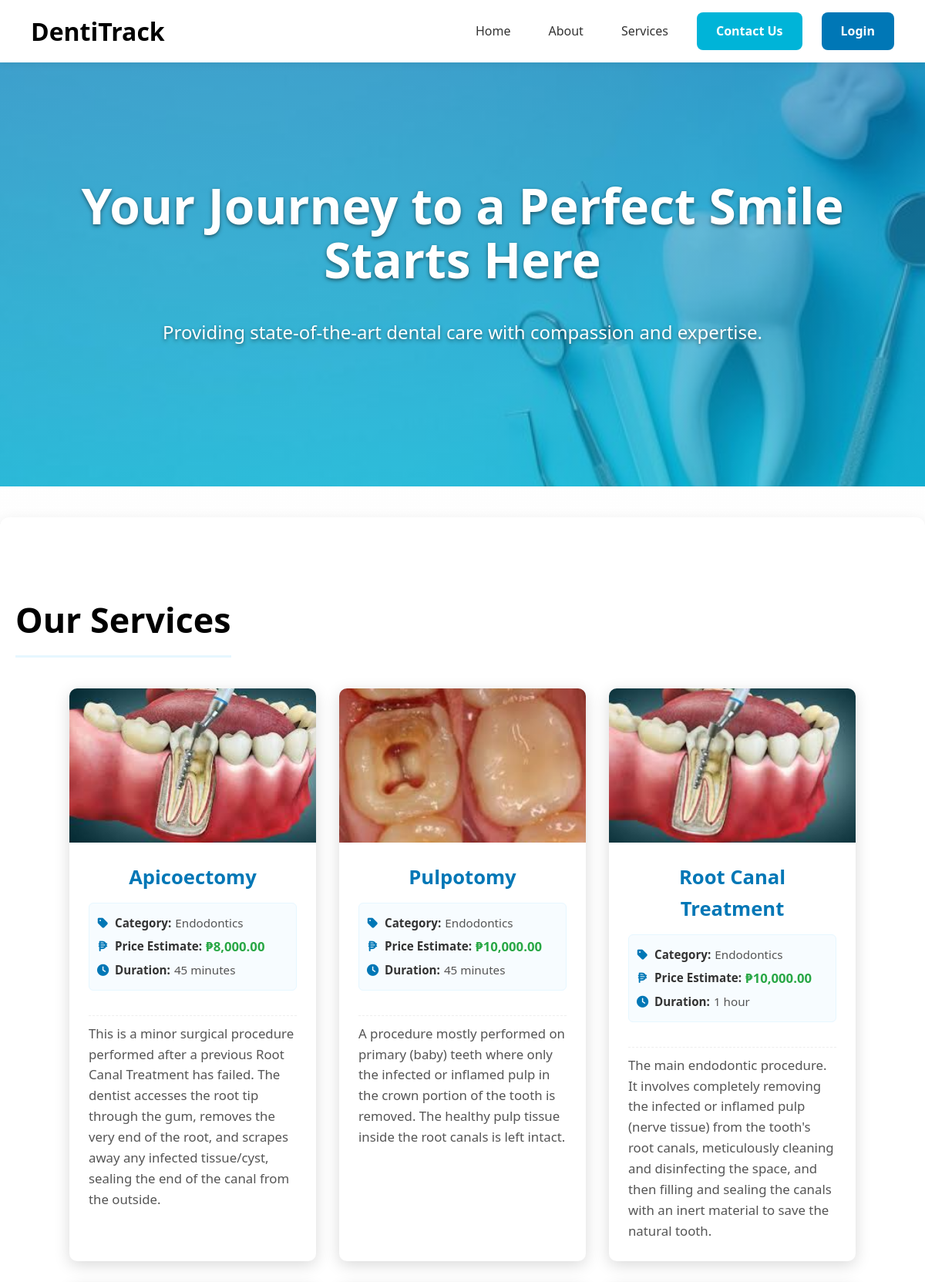
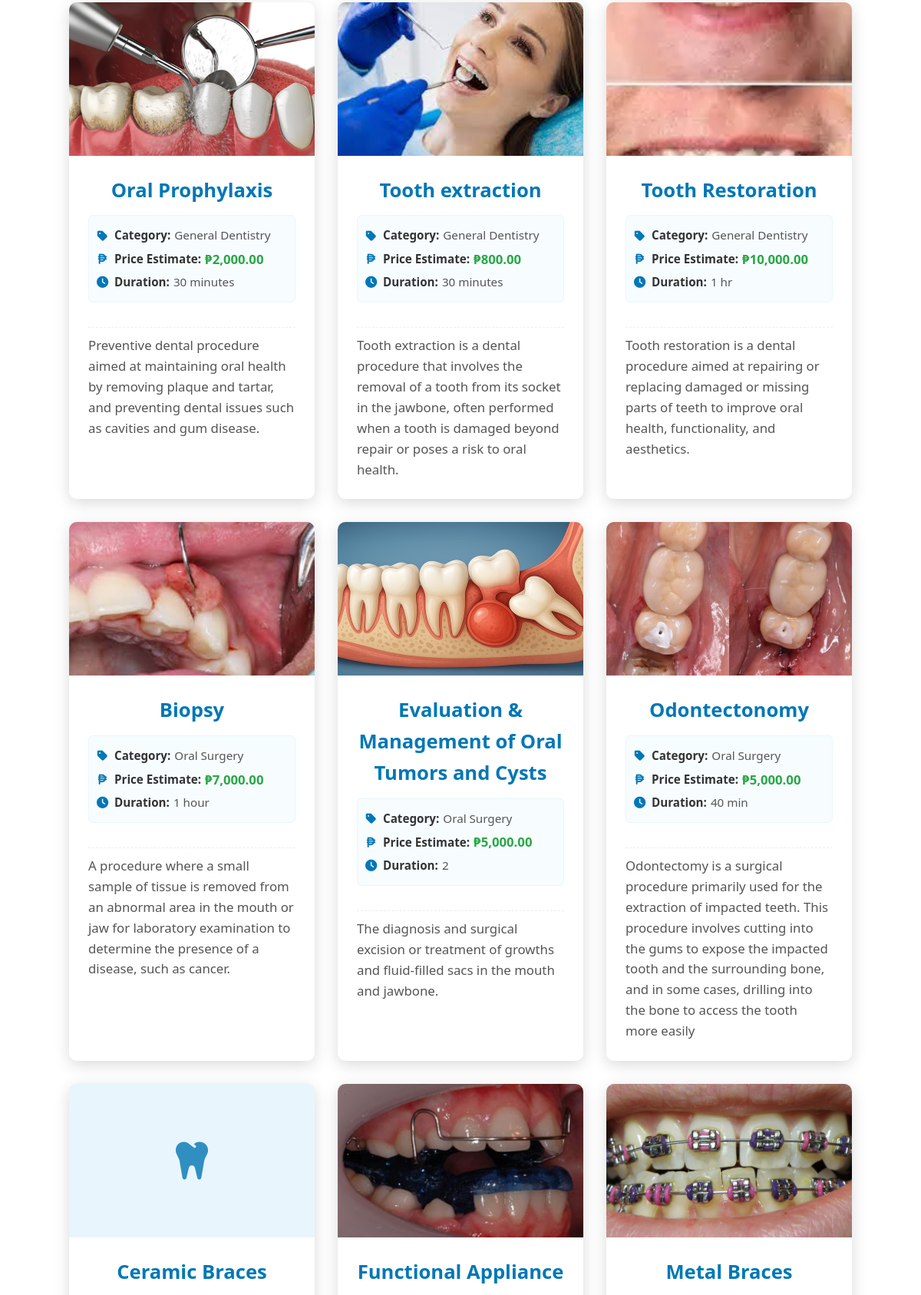
The page / (upper part) on the database its author committed (2 pictures, top to bottom).
### tables this page shows
CREATE TABLE `services` (
  `service_id` int(11) NOT NULL,
  `service_name` varchar(100) NOT NULL,
  `category` varchar(100) DEFAULT NULL,
  `description` text DEFAULT NULL,
  `price` decimal(10,2) NOT NULL,
  `duration` varchar(50) DEFAULT NULL,
  `image_path` varchar(255) DEFAULT NULL,
  `created_at` datetime DEFAULT current_timestamp(),
  `status` enum('active','inactive') DEFAULT 'active'
);

### index.php (the view, shortened to what this page needs)
<?php
require_once 'config/db_pdo.php';
try {
    $pdo->exec("SET time_zone = '+08:00'");
} catch (Exception $e) {
}
$primary_button_class = "btn-primary";
$services_list = [];
try {
    $stmt = $pdo->query("SELECT service_id, service_name, category, description, price, duration, image_path FROM services WHERE status = 'active' ORDER BY category, service_name ASC");
    $services_list = $stmt->fetchAll(PDO::FETCH_ASSOC);
} catch(Exception $e) {
    error_log("Database error fetching services: " . $e->getMessage());
}
$icon_map = [
    'Routine Check-ups' => 'fa fa-user-check', 'Dental Check-ups' => 'fa fa-user-check', 'Cosmetic Dentistry' => 'fa fa-palette',
    'Cosmetic Whitening' => 'fa fa-lightbulb', 'Orthodontics' => 'fa fa-link', 'Orthodontic Braces' => 'fa fa-link',
    'Teeth Whitening' => 'fa fa-lightbulb', 'Root Canal' => 'fa fa-x-ray', 'Fillings' => 'fa fa-fill-drip',
    'Extraction' => 'fa fa-mask', 'Surgery' => 'fa fa-briefcase-medical', 'Cleaning' => 'fa fa-soap',
    'Braces' => 'fa fa-tooth', 'Denture' => 'fa fa-hand-holding-heart',
];
?>
<!DOCTYPE html>
<html lang="en">
<head>
<link rel="stylesheet" href="https://cdnjs.cloudflare.com/ajax/libs/font-awesome/6.5.0/css/all.min.css">
</head>
<body>
<header>
    <div class="logo">DentiTrack</div>
    <nav>
        <ul>
            <li><a href="#home">Home</a></li>
            <li><a href="#about">About</a></li>
            <li><a href="#services">Services</a></li>
            <li><a href="#contact" class="btn-primary" style="background: #00b4d8; color: white;">Contact Us</a></li>
            <li><a href="public/login.php" class="<?= $primary_button_class ?>">Login</a></li>
        </ul>
    </nav>
</header>
<main>
<section id="home">
    <h1>Your Journey to a Perfect Smile Starts Here</h1>
    <p>Providing state-of-the-art dental care with compassion and expertise.</p>
</section>
<section id="services" class="section">
    <h2 class="section-title">Our Services</h2>
    <div class="cards">
        <?php foreach ($services_list as $service):
            $service_name = htmlspecialchars($service['service_name']);
            $service_category = htmlspecialchars($service['category'] ?? 'General Dentistry');
            $service_description = htmlspecialchars($service['description'] ?? 'Detailed description coming soon.');
            $service_price_raw = (float)($service['price'] ?? 0.00);
            $service_price = number_format($service_price_raw, 2);
            $service_duration = htmlspecialchars($service['duration'] ?? 'N/A');
            $image_path = htmlspecialchars($service['image_path'] ?? '');
            $icon_class = $icon_map[$service['service_name']] ?? 'fa fa-tooth';
        ?>
            <div class="card">
                <div class="card-image-container">
                    <?php if (!empty($image_path)): ?>
                        <img
                            src="<?= $image_path ?>"
                            alt="<?= $service_name ?> Image"
                            title="<?= $service_name ?>"
                            onerror="this.onerror=null; this.outerHTML='<div class=\'card-icon\'><i class=\'<?= $icon_class ?>\'></i></div>'">
                    <?php else: ?>
                        <div class="card-icon"><i class="<?= $icon_class ?>"></i></div>
                    <?php endif; ?>
                </div>
                <div class="card-content">
                    <h3><?= $service_name ?></h3>
                    <div class="service-details">
                        <p><i class="fa fa-tag"></i> <strong>Category:</strong> <span><?= $service_category ?></span></p>
                        <p class="price-detail"><i class="fa fa-peso-sign"></i> <strong>Price Estimate:</strong> <span>₱<?= $service_price ?></span></p>
                        <p><i class="fa fa-clock"></i> <strong>Duration:</strong> <span><?= $service_duration ?></span></p>
                    </div>
                    <p class="description-text"><?= $service_description ?></p>
                </div>
            </div>
        <?php endforeach; ?>
    </div>
</section>
</main>
</body>
</html>

### index.php (style rules this page uses)
* { box-sizing: border-box; scroll-behavior: smooth; }
body { font-family: 'Segoe UI', Tahoma, Geneva, Verdana, sans-serif; margin:0; padding:0; background: linear-gradient(180deg, rgba(255,255,255,0.95), rgba(245,245,245,0.95)), url('images/abstract_dental_bg.jpg') no-repeat center center/cover; background-attachment: fixed; color:#333; line-height:1.6; }
a { text-decoration:none; color:inherit; }
header { background:#fff; padding:15px 40px; color:#0077b6; position:sticky; top:0; z-index:10; display:flex; justify-content:space-between; align-items:center; box-shadow:0 2px 10px rgba(0,0,0,0.08); }
header .logo { font-size:2rem; font-weight:700; color:#000; display: flex; align-items: center; }
nav ul { list-style:none; display:flex; gap:25px; margin:0; padding:0; align-items:center; }
nav ul li a { color:#333; font-weight:500; padding:10px 12px; transition: all 0.3s ease; border-radius:8px; display:flex; align-items:center; }
.btn-primary { display: inline-block; padding: 12px 25px; background: #0077b6; color: white; border-radius: 8px; font-weight: 600; transition: background 0.3s ease, transform 0.1s ease; border: none; cursor: pointer; text-align: center; }
#home { background: linear-gradient(rgba(0, 119, 182, 0.6), rgba(0, 180, 216, 0.6)), url('images/dental.jpg') no-repeat center center/cover; background-size: cover; min-height: 550px; display: flex; flex-direction: column; justify-content: center; align-items: center; text-align: center; color: #fff; padding: 0 20px; text-shadow: 0 2px 5px rgba(0,0,0,0.5); }
#home h1 { font-size: 4rem; font-weight: 900; margin: 0 0 15px; line-height: 1.1; }
#home p { font-size: 1.5rem; font-weight: 300; margin-bottom: 30px; }
.section { padding: 60px 20px; max-width: 1200px; margin: 40px auto; background: #fff; border-radius: 12px; box-shadow: 0 6px 20px rgba(0,0,0,0.1); }
.section-title { text-align: center; font-size: 2.8rem; color: #000; margin-bottom: 40px; font-weight: 700; border-bottom: 3px solid #e6f7ff; display: inline-block; padding-bottom: 10px; }
.cards { display: flex; flex-wrap: wrap; gap: 30px; justify-content: center; }
.card { background: #fff; padding: 0; overflow: hidden; border-radius: 10px; width: 320px; text-align: center; box-shadow: 0 5px 20px rgba(0,0,0,0.15); transition: transform 0.3s ease, box-shadow 0.3s ease; display: flex; flex-direction: column; cursor: default; }
.card-image-container { width: 100%; height: 200px; overflow: hidden; background-color: #f0f0f0; position: relative; }
.card-image-container img { width: 100%; height: 100%; object-fit: cover; transition: transform 0.5s ease; }
.card-content { padding: 25px; flex-grow: 1; display: flex; flex-direction: column; justify-content: flex-start; text-align: left; }
.card-content h3 { font-size: 1.6rem; margin-top: 0; margin-bottom: 12px; color: #0077b6; text-align: center; }
.service-details { margin-bottom: 15px; padding: 10px; border: 1px solid #e6f7ff; border-radius: 6px; background-color: #f7fcff; font-size: 0.95rem; }
.service-details p { margin: 5px 0; color: #555; display: flex; align-items: center; line-height: 1.4; }
.service-details p i { margin-right: 8px; color: #0077b6; width: 15px; text-align: center; }
.service-details p strong { font-weight: 600; margin-right: 5px; color: #333; }
.price-detail { font-weight: 700; color: #28a745 !important; margin: 8px 0 !important; }
.price-detail span { font-size: 1.1em; font-weight: 800; }
.description-text { font-size: 1.05rem; color: #555; margin-bottom: 0; flex-grow: 1; border-top: 1px dashed #eee; padding-top: 10px; }

### rows shown on the page
services: image_path (picture), service_name "Apicoectomy", category "Endodontics", price "8,000.00", duration "45 minutes", description "This is a minor surgical procedure performed after a previous Root Canal Treatment has failed. The dentist accesses the root tip through the gum, removes the very end of the root, and scrapes away any infected tissue/cyst, sealing the end of the canal from the outside."
services: image_path (picture), service_name "Pulpotomy", category "Endodontics", price "10,000.00", duration "45 minutes", description "A procedure mostly performed on primary (baby) teeth where only the infected or inflamed pulp in the crown portion of the tooth is removed. The healthy pulp tissue inside the root canals is left intact."
services: image_path (picture), service_name "Root Canal Treatment", category "Endodontics", price "10,000.00", duration "1 hour", description "The main endodontic procedure. It involves completely removing the infected or inflamed pulp (nerve tissue) from the tooth's root canals, meticulously cleaning and disinfecting the space, and then filling and sealing the canals with an inert material to save the natural tooth."
services: image_path (picture), service_name "Oral Prophylaxis", category "General Dentistry", price "2,000.00", duration "30 minutes", description "Preventive dental procedure aimed at maintaining oral health by removing plaque and tartar, and preventing dental issues such as cavities and gum disease."
services: image_path (picture), service_name "Tooth extraction", category "General Dentistry", price "800.00", duration "30 minutes", description "Tooth extraction is a dental procedure that involves the removal of a tooth from its socket in the jawbone, often performed when a tooth is damaged beyond repair or poses a risk to oral health."
services: image_path (picture), service_name "Tooth Restoration", category "General Dentistry", price "10,000.00", duration "1 hr", description "Tooth restoration is a dental procedure aimed at repairing or replacing damaged or missing parts of teeth to improve oral health, functionality, and aesthetics."
services: image_path (picture), service_name "Biopsy", category "Oral Surgery", price "7,000.00", duration "1 hour", description "A procedure where a small sample of tissue is removed from an abnormal area in the mouth or jaw for laboratory examination to determine the presence of a disease, such as cancer."
services: image_path (picture), service_name "Evaluation & Management of Oral Tumors and Cysts", category "Oral Surgery", price "5,000.00", duration "2", description "The diagnosis and surgical excision or treatment of growths and fluid-filled sacs in the mouth and jawbone."
services: image_path (picture), service_name "Odontectonomy", category "Oral Surgery", price "5,000.00", duration "40 min", description "Odontectomy is a surgical procedure primarily used for the extraction of impacted teeth. This procedure involves cutting into the gums to expose the impacted tooth and the surrounding bone, and in some cases, drilling into the bone to access the tooth more easily"
services: service_name "Ceramic Braces"
services: image_path (picture), service_name "Functional Appliance"
services: image_path (picture), service_name "Metal Braces"
